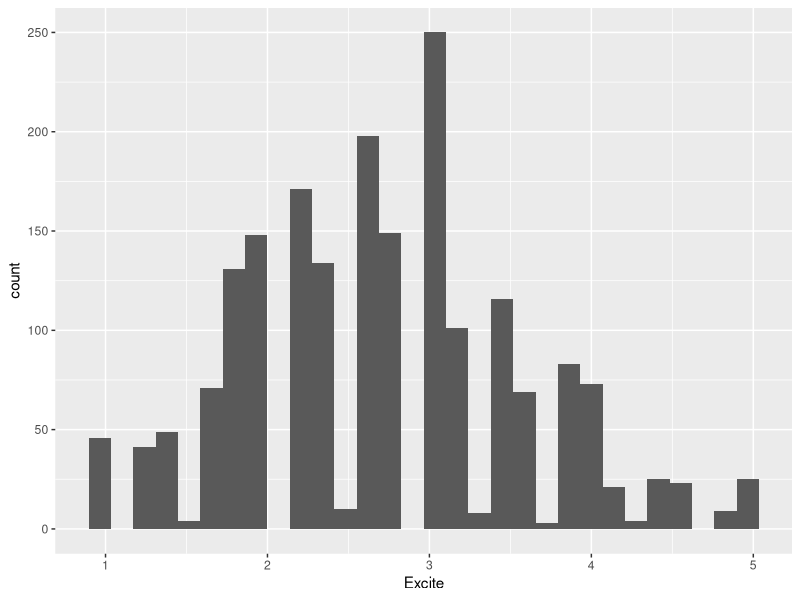
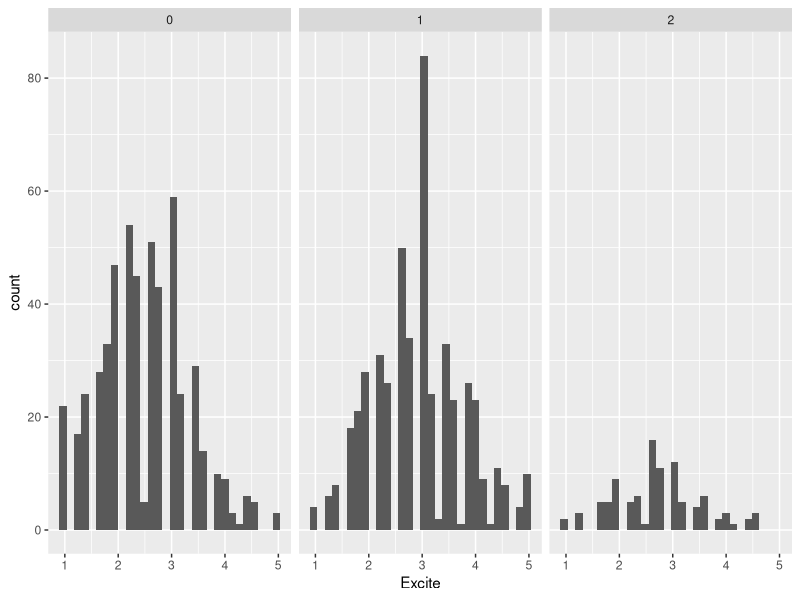
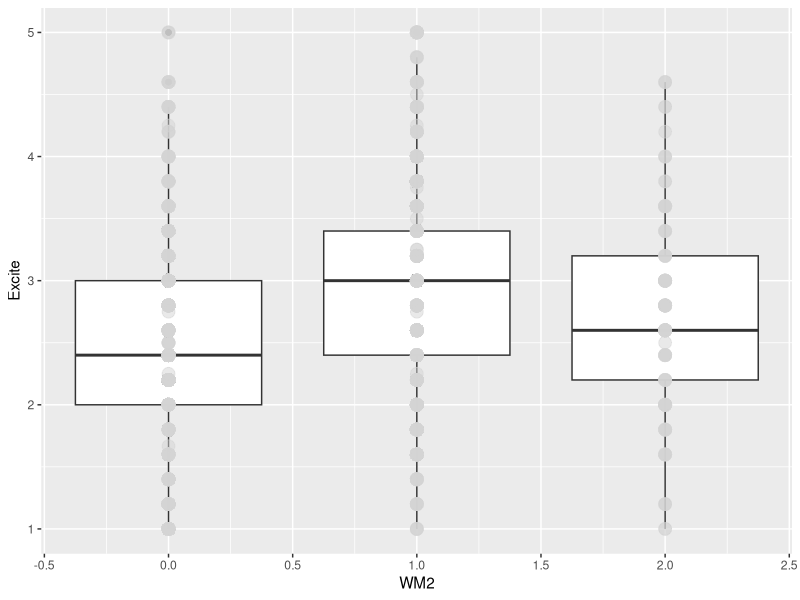
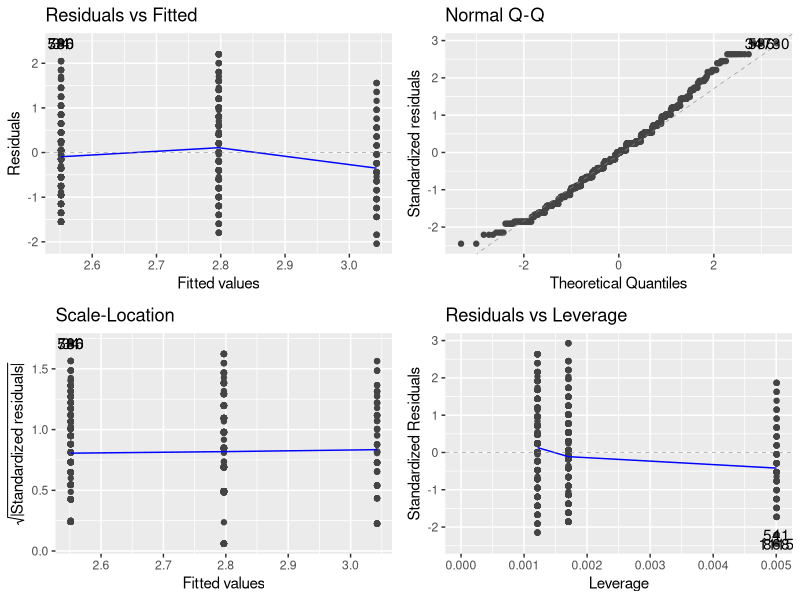
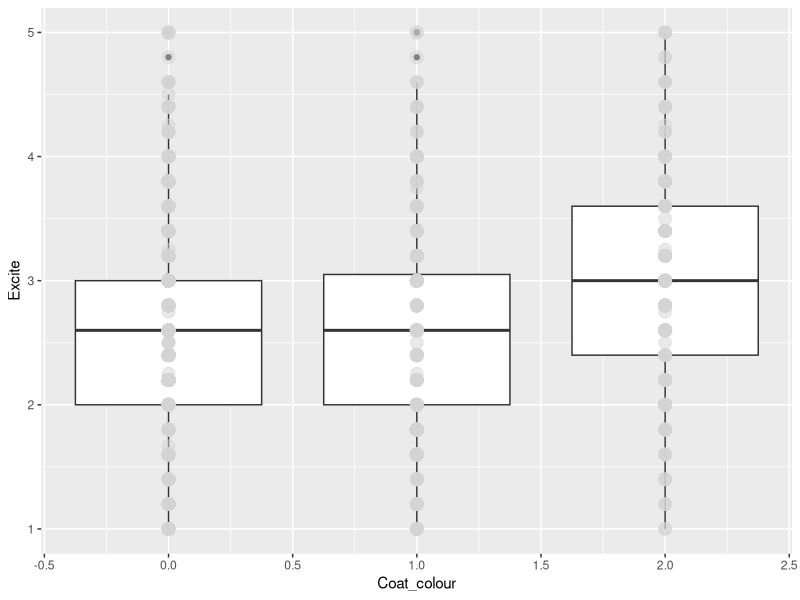
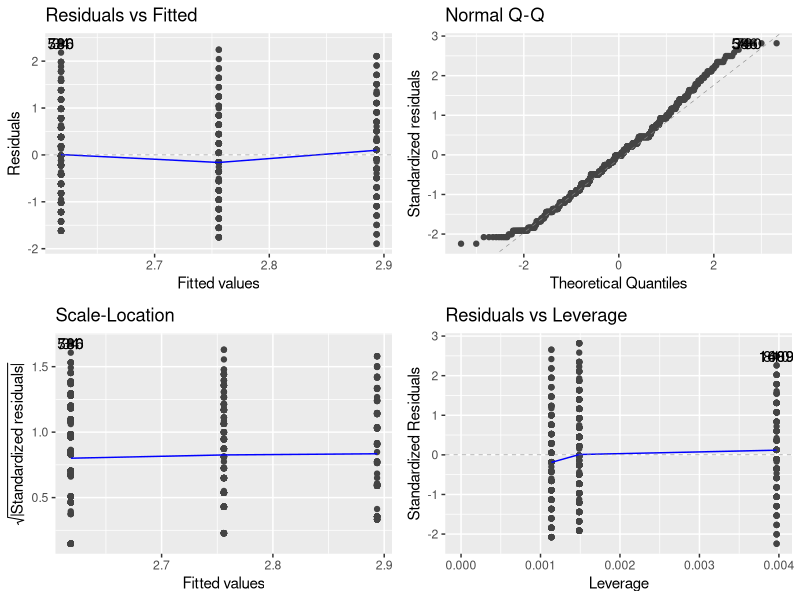
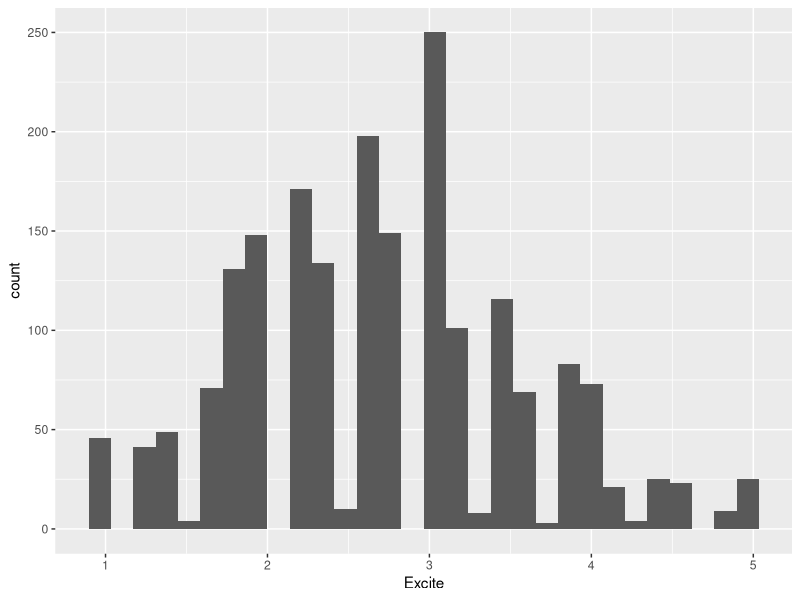
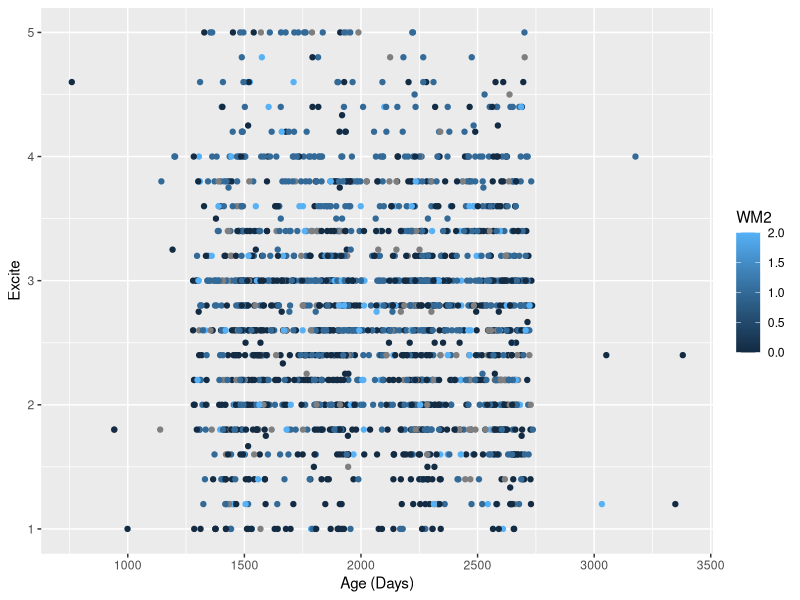

The R script that drew these images, in order:
## ---- chunk 1
rm(list = ls())
library(tidyverse)
library(here)
library(ggfortify)
## ---- chunk 2
DOG <- read.csv(here("Data", "Secor-Cap-Dap-data.csv"))
## ---- chunk 3
summary(DOG)
## ---- chunk 4
ggplot(DOG, aes(x = Excite)) + geom_histogram()
## ---- chunk 5
ggplot(data = na.omit(DOG), aes(x = Excite)) + geom_histogram() + facet_wrap(~WM2)
## ---- chunk 6
ggplot(data = na.omit(DOG), aes(group = WM2, y = Excite, x = WM2)) + geom_boxplot() + geom_point(size = 4, color = 'lightgrey', alpha = 0.5)
## ---- chunk 7
jvelm <- lm(Excite ~ WM2, data = na.omit(DOG))
autoplot(jvelm)
## ---- chunk 8
chijve <- xtabs(Excite ~ WM2, data = na.omit(DOG))

chisq.test(chijve)
summary(chijve) # starts at Number
## ---- chunk 9
ggplot(data = na.omit(DOG), aes(group = Coat_colour, y = Excite, x = Coat_colour)) + geom_boxplot() + geom_point(size = 4, color = 'lightgrey', alpha = 0.5)
## ---- chunk 10
ccvelm <- lm(Excite ~ Coat_colour, data = na.omit(DOG))
autoplot(ccvelm)
## ---- chunk 11
chiccve <- xtabs(Excite ~ WM2, data = na.omit(DOG))

chisq.test(chiccve)
summary(chiccve) # starts at Number
## ---- chunk 12
ggplot(DOG, aes(x = Excite)) + geom_histogram()
## ---- chunk 13
ggplot(DOG, aes(y = Excite, x = Age, color = WM2)) + geom_point() + xlab("Age (Days)")
## ---- chunk 14
avelm <- lm(Excite ~ Age, data = DOG)
autoplot(avelm)
## ---- chunk 15
anova(avelm)
summary(avelm) # Starts at Call:
## ---- chunk 16
ggplot(DOG, aes(group = Health, x = Health, y = Excite)) + geom_boxplot() + geom_point(size = 4, color = 'lightgrey', alpha = 0.5)
## ---- chunk 17
hvelm <- lm(Excite ~ Health, data = na.omit(DOG))
autoplot(hvelm)
hveglm <- glm(Excite ~ Health, data = na.omit(DOG))
summary(hveglm)
## ---- chunk 18
chihve <- xtabs(Excite ~ Health, data = na.omit(DOG))

chisq.test(chihve)
summary(chihve) # starts at Number
## ---- chunk 19
ggplot(data = na.omit(DOG), aes(group = Gender_status, y = Excite, x = Gender_status)) + geom_boxplot() + geom_point(size = 4, color = 'lightgrey', alpha = 0.5)
## ---- chunk 20
gsvelm <- lm(Excite ~ Gender_status, data = na.omit(DOG))
autoplot(gsvelm)
## ---- chunk 21
chigsve <- xtabs(Excite ~ Gender_status, data = na.omit(DOG))

chisq.test(chigsve)
summary(chigsve) # starts at Number
## ---- chunk 22
DOG$Fixed <- DOG$Gender_status %% 2
## ---- chunk 23
ggplot(DOG, aes(group = Fixed, x = Fixed, y = Excite)) + geom_boxplot() + geom_point(size = 4, color = 'lightgrey', alpha = 0.5)
## ---- chunk 24
fvelm <- lm(Excite ~ Fixed, data = na.omit(DOG))
autoplot(fvelm)
## ---- chunk 25
chifve <- xtabs(Excite ~ Health, data = na.omit(DOG))

chisq.test(chifve)
summary(chifve) # starts at Number
## ---- chunk 26
ggplot(DOG, aes(group = InOut, x = InOut, y = Excite)) + geom_boxplot() + geom_point(size = 4, color = 'lightgrey', alpha = 0.5)
## ---- chunk 27
iovelm <- lm(Excite ~ InOut, data = na.omit(DOG))
autoplot(iovelm)
## ---- chunk 28
chiiove <- xtabs(Excite ~ InOut, data = na.omit(DOG))

chisq.test(chiiove)
summary(chiiove) # starts at Number
## ---- chunk 29
ggplot(DOG, aes(group = TimeEx, x = TimeEx, y = Excite)) + geom_boxplot() + geom_point(size = 4, color = 'lightgrey', alpha = 0.5)
## ---- chunk 30
tevelm <- lm(Excite ~ TimeEx, data = na.omit(DOG))
autoplot(tevelm)
## ---- chunk 31
chiteve <- xtabs(Excite ~ TimeEx, data = na.omit(DOG))

chisq.test(chiteve)
summary(chiteve) # starts at Number
